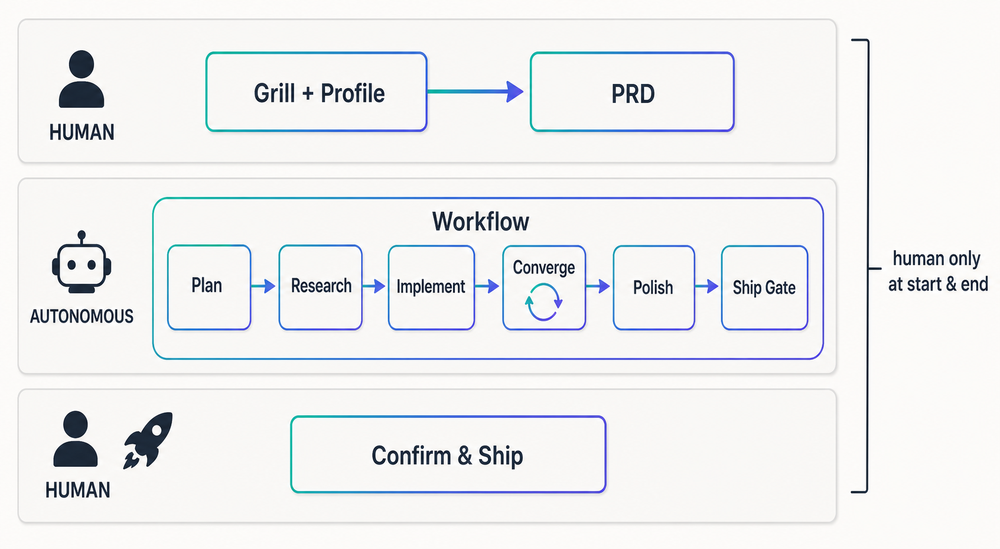
#> input picture assets/02-pipeline.png, 1000 x 549 px, shrunk from 1693 x 929 before the run
$ python to_rgba.py --in ../../../assets/02-pipeline.png --out out.png
#> lines starting #> are read from the running program, lines starting #| are printed output that depends on the picture
#!/usr/bin/env python3
"""Convert a generated image that has a FLAT chroma-key background into a clean transparent RGBA PNG.

gpt-image-2 cannot emit a true transparent background, so the RGBA flow is: generate the subject on a
single flat solid key color (default #00ff00), then key that color out here to recover an alpha channel.

Usage
-----
  to_rgba.py --in raw.png --out clean.png --key 00ff00
  to_rgba.py --in raw.png --out clean.png            # auto-detect key from the border
  to_rgba.py --in raw.png --out clean.png --key ff00ff --low 70 --high 165

Tuning
------
  --low   color distance at/below which a pixel is FULLY transparent (default 70)
  --high  color distance at/above which a pixel is FULLY opaque      (default 165)
          (distance is Euclidean RGB, range 0..441). Widen the low..high band for softer,
          more feathered edges; narrow it for crisper cutouts.
  --no-despill   keep the key-color fringe (despill is on by default)
"""
import argparse, sys

try:
    import numpy as np
    from PIL import Image
except ImportError:
    sys.exit("to_rgba.py needs Pillow and numpy. Install with: pip install pillow numpy")


def hex_to_rgb(h):
    h = h.lstrip("#")
    if len(h) != 6:
        sys.exit(f"--key must be a 6-digit hex color, got {h!r}")
    return np.array([int(h[i:i + 2], 16) for i in (0, 2, 4)], dtype=np.float32)


def auto_key(arr):
    h, w, _ = arr.shape
    b = max(2, min(h, w) // 40)
    frame = np.concatenate([
        arr[:b].reshape(-1, 3), arr[-b:].reshape(-1, 3),
        arr[:, :b].reshape(-1, 3), arr[:, -b:].reshape(-1, 3),
    ])
    return np.median(frame, axis=0).astype(np.float32)


def main():
    ap = argparse.ArgumentParser()
    ap.add_argument("--in", dest="inp", required=True)
    ap.add_argument("--out", required=True)
    ap.add_argument("--key", help="hex key color to remove; auto-detected from border if omitted")
    ap.add_argument("--low", type=float, default=70.0)
    ap.add_argument("--high", type=float, default=165.0)
    ap.add_argument("--no-despill", action="store_true")
    a = ap.parse_args()

    if a.high <= a.low:
        sys.exit("--high must be greater than --low")

    img = Image.open(a.inp).convert("RGB")
#> img is the input picture: PIL image 1000x549 RGB; mean R, G, B 238.5, 239.2, 240
    arr = np.asarray(img).astype(np.float32)
    key = hex_to_rgb(a.key) if a.key else auto_key(arr)
#> key = [252, 251, 249]

    dist = np.sqrt(((arr - key) ** 2).sum(axis=2))
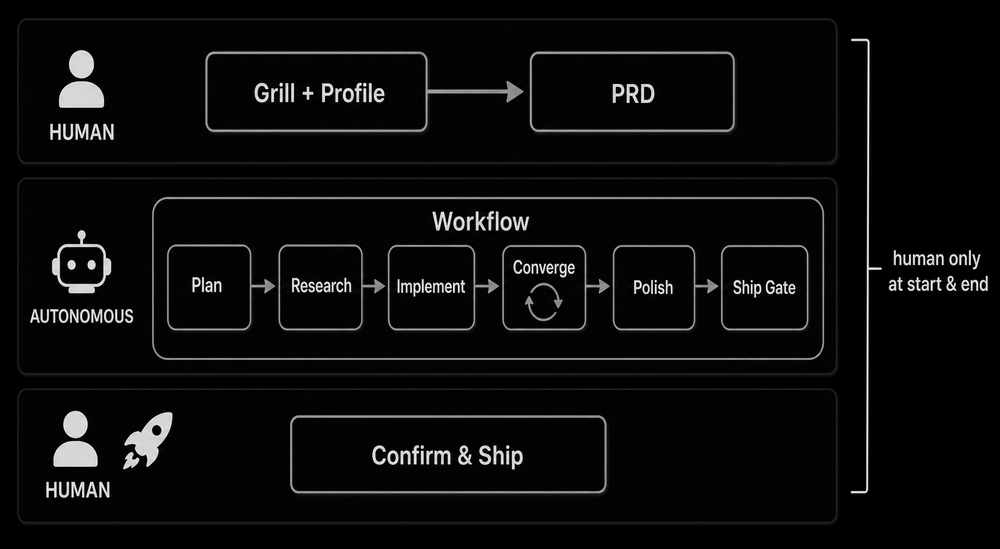
#> dist: shape (549, 1000) float32; min 0, max 431.9, mean 21; drawn with min black and max white
    alpha = np.clip((dist - a.low) / (a.high - a.low), 0.0, 1.0)
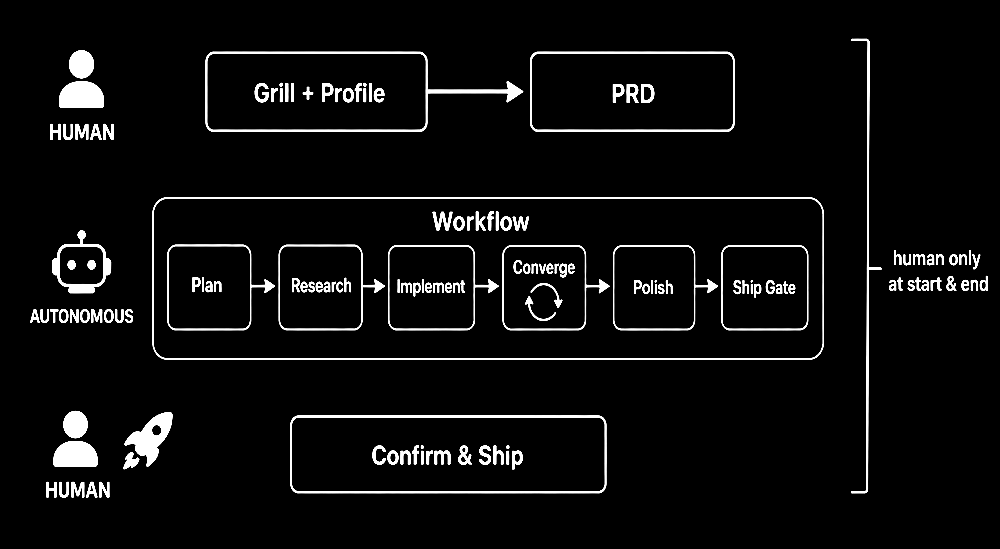
#> alpha: shape (549, 1000) float32; min 0, max 1, mean 0.0526

    rgb = arr.copy()
    if not a.no_despill:
        # Suppress key-color spill: cap the dominant key channel at the max of the other two.
        kmax = int(np.argmax(key))
#> kmax = 0
        others = [i for i in range(3) if i != kmax]
#> others = [1, 2]
        cap = arr[:, :, others].max(axis=2)
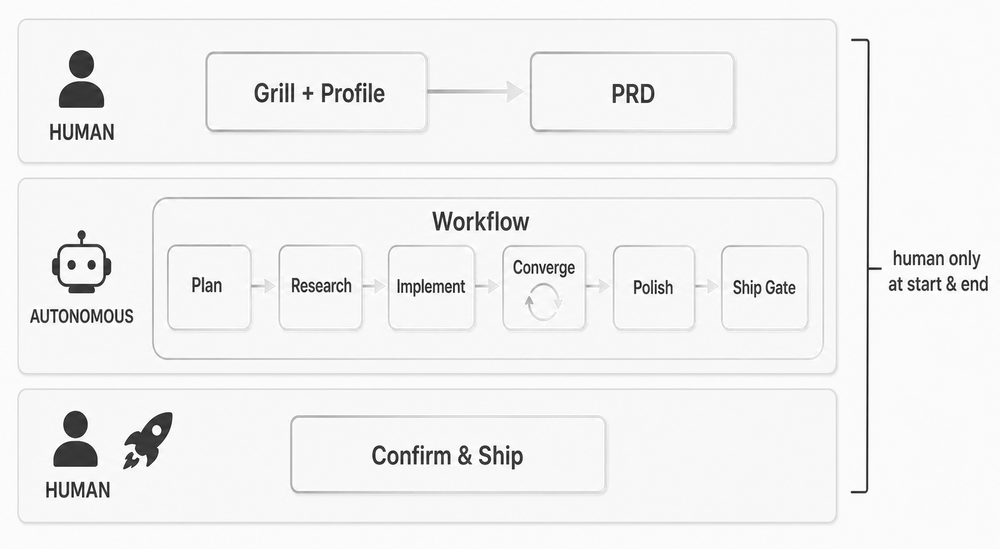
#> cap: shape (549, 1000) float32; min 4, max 255, mean 241.8
        rgb[:, :, kmax] = np.minimum(arr[:, :, kmax], cap)

    out = np.dstack([rgb, alpha * 255.0]).astype(np.uint8)
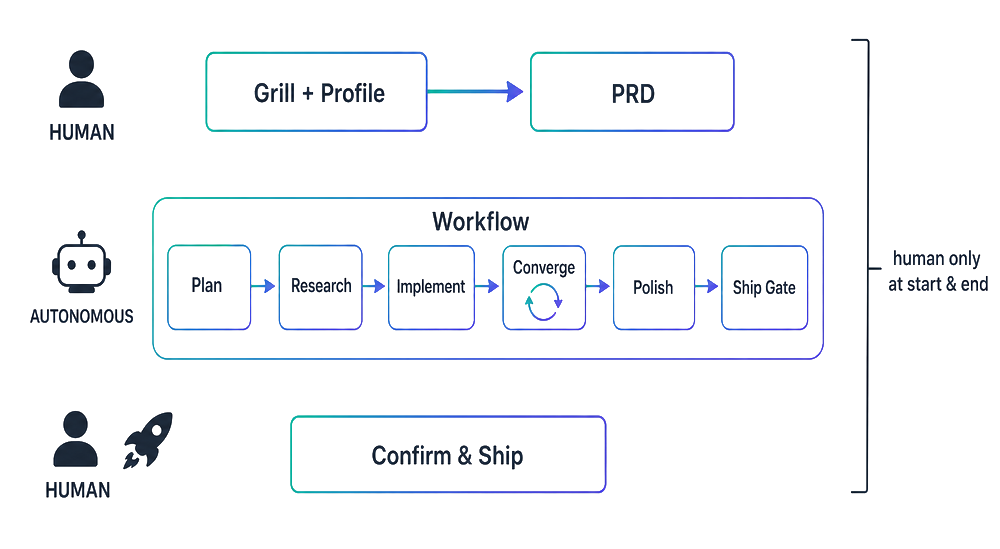
#> out: shape (549, 1000, 4); mean R, G, B, A 237.4, 239.2, 240, 13.4; transparent parts drawn white
    Image.fromarray(out, "RGBA").save(a.out)
    opaque = float((alpha > 0.95).mean()) * 100.0
#> opaque = 4.65
    print(f"{a.out}  (key={'#%02x%02x%02x' % tuple(int(x) for x in key)}, ~{opaque:.0f}% opaque)")
#| out.png  (key=#fcfbf9, ~5% opaque)


if __name__ == "__main__":
    main()

$ run again, on assets/04-adaptation.png
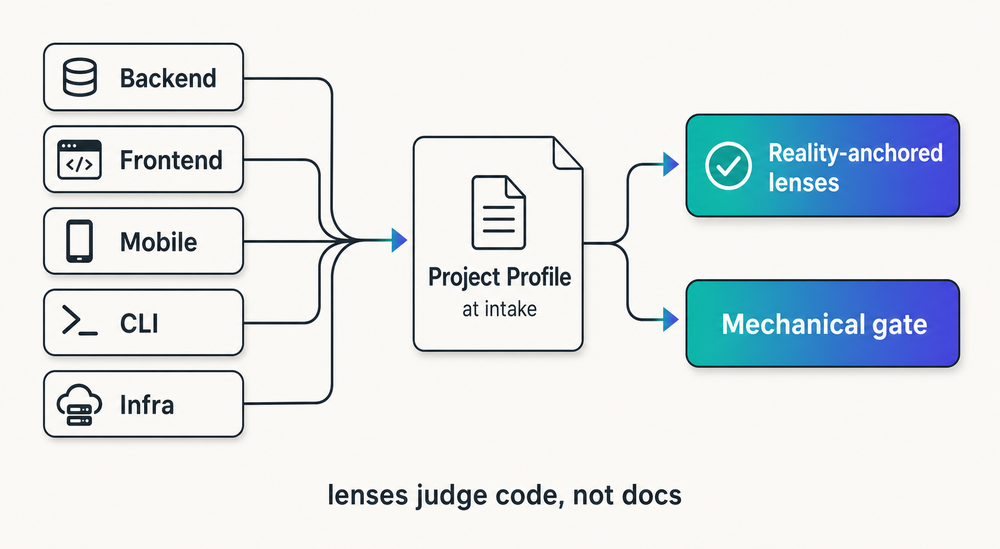
#> input picture assets/04-adaptation.png, 1000 x 549 px, shrunk from 1693 x 929 before the run
#> in main, img is the input picture: PIL image 1000x549 RGB; mean R, G, B 221.9, 228.4, 231.8
#> key = [250, 249, 245]
#> in main, `alpha = np.clip((dist - a.low) / (a.high - a.low), 0.0, 1.0)`:
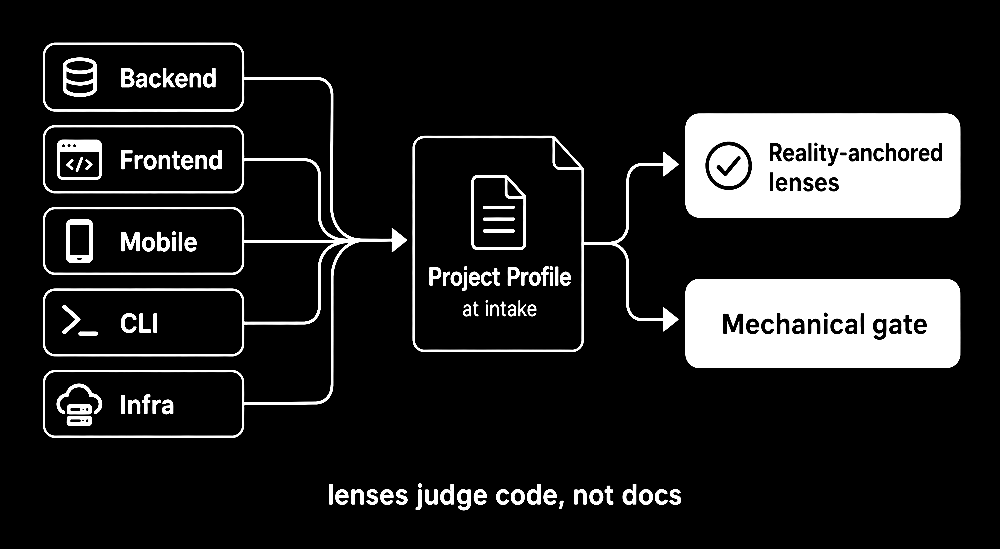
#> alpha: shape (549, 1000) float32; min 0, max 1, mean 0.134
#> kmax = 0
#> others = [1, 2]
#> in main, `out = np.dstack([rgb, alpha * 255.0]).astype(np.uint8)`:
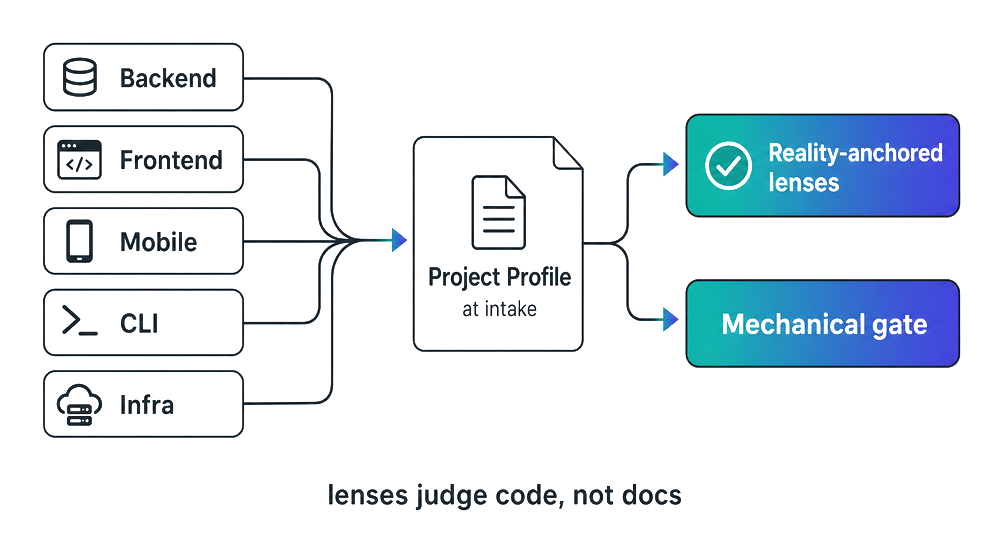
#> out: shape (549, 1000, 4); mean R, G, B, A 220.7, 228.4, 231.8, 34.1; transparent parts drawn white
#> opaque = 12.84
#| out.png  (key=#faf9f5, ~13% opaque)
